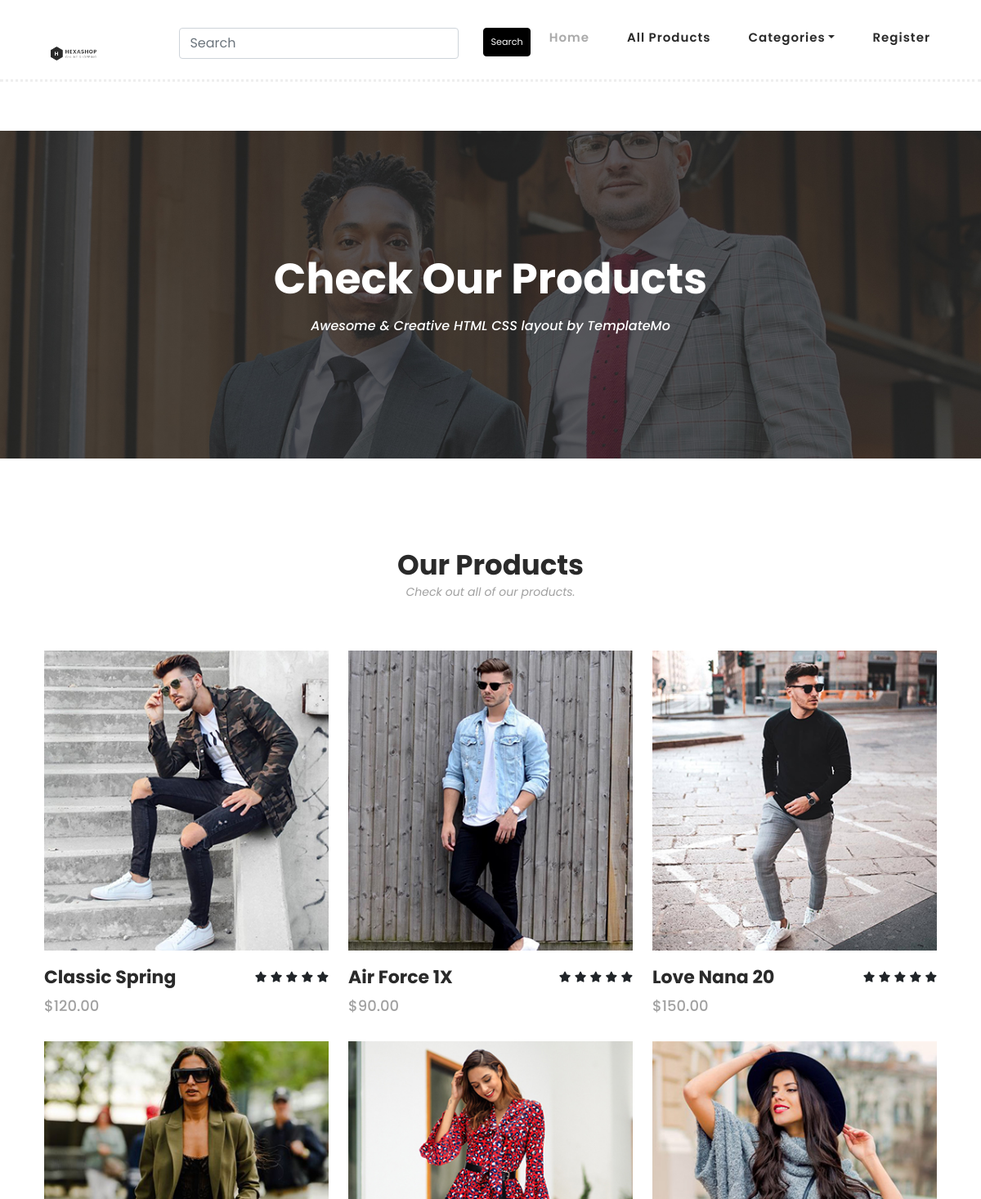
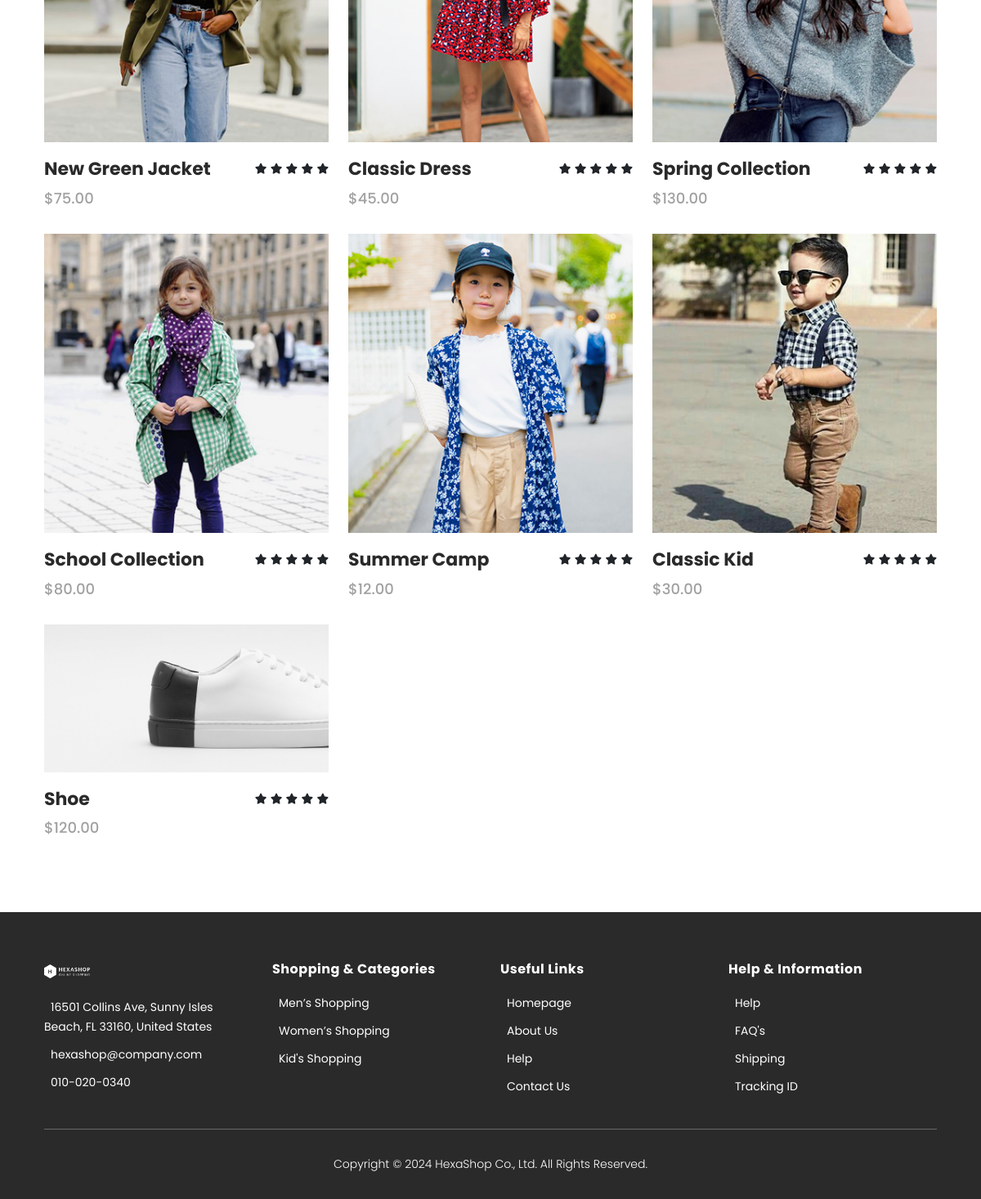
The app's page /Products/ with its own data (2 pictures, top to bottom).
### ecommerce/models.py (models this page shows, shortened)
class Product(models.Model):
    name=models.CharField(max_length=20)
    desc=models.TextField()
    image=models.ImageField(upload_to="images/product",null=True,blank=True)
    image1=models.ImageField(upload_to="images/product",null=True,blank=True)
    price=models.DecimalField(max_digits=10,decimal_places=2)
    category=models.ForeignKey(Category,on_delete=models.CASCADE)
    stock=models.IntegerField()
    available=models.BooleanField(default=True)
    created=models.DateTimeField(auto_now_add=True)
    updated=models.DateTimeField(auto_now=True)

### ecommerce/views.py (the view)
# urls.py: path('Products/',views.products,name="products",),
def products(request):
    prdts=Product.objects.all()
    context={'prdts':prdts
             }
    return render(request,'products.html',context)

### cart/context_processors.py (called while the page is built)
def total(request):
    item_count=0
    u=request.user
    try:
        cart=Cart.objects.filter(user=u)
        for i in cart:
            item_count+=i.quantity
    except:
        item_count=0
    return {'count':item_count}

### ecommerce/context_processors.py (called while the page is built)
def menu_links(request):
    c=Category.objects.all()
    return{'links':c}

### templates/products.html (shortened to what this page needs)
{%extends 'base.html'%}
{%load static%}
{%block content%}
    <div class="page-heading" id="top">
        <div class="container">
            <div class="row">
                <div class="col-lg-12">
                    <div class="inner-content">
                        <h2>Check Our Products</h2>
                        <span>Awesome &amp; Creative HTML CSS layout by TemplateMo</span>
                    </div>
                </div>
            </div>
        </div>
    </div>
    <section class="section" id="products">
        <div class="container">
            <div class="row">
                <div class="col-lg-12">
                    <div class="section-heading">
                        <h2>Our Products</h2>
                        <span>Check out all of our products.</span>
                    </div>
                </div>
            </div>
        </div>
        <div class="container">
            <div class="row">
                {%for i in prdts%}
                <div class="col-lg-4">
                    <div class="item">
                        <div class="thumb">
                            <img src="{{i.image.url}}" alt="">
                        </div>
                        <div class="down-content">
                            <h4>{{i.name}}</h4>
                            <span>${{i.price}}</span>
                            <ul class="stars">
                                <li><i class="fa fa-star"></i></li>
                                <li><i class="fa fa-star"></i></li>
                                <li><i class="fa fa-star"></i></li>
                                <li><i class="fa fa-star"></i></li>
                                <li><i class="fa fa-star"></i></li>
                            </ul>
                        </div>
                    </div>
                </div>
                {%endfor%}
    </section>
    {%endblock%}

### static/css/shop.css (style rules this page uses)
html, body, div, span, applet, object, iframe, h1, h2, h3, h4, h5, h6, p, blockquote, div pre, a, abbr, acronym, address, big, cite, code, del, dfn, em, font, img, ins, kbd, q, s, samp, small, strike, strong, sub, sup, tt, var, b, u, i, center, dl, dt, dd, ol, ul, li, figure, header, nav, section, article, aside, footer, figcaption { margin: 0; padding: 0; border: 0; outline: 0; }
ul, li { padding: 0; margin: 0; list-style: none; }
header, nav, section, article, aside, footer, hgroup { display: block; }
* { box-sizing: border-box; }
html, body { font-family: 'Poppins', sans-serif; font-weight: 400; background-color: #fff; font-size: 16px; -ms-text-size-adjust: 100%; -webkit-font-smoothing: antialiased; -moz-osx-font-smoothing: grayscale; }
h1, h2, h3, h4, h5, h6 { margin-top: 0px; margin-bottom: 0px; }
ul { margin-bottom: 0px; }
html, body { background: #fff; font-family: 'Poppins', sans-serif; }
.section-heading h2 { font-size: 34px; font-weight: 700; color: #2a2a2a; }
.section-heading span { font-size: 14px; color: #a1a1a1; font-style: italic; font-weight: 400; }
.page-heading { margin-top: 160px; margin-bottom: 30px; background-image: url(../images/products-page-heading.jpg); background-position: center center; background-size: cover; background-repeat: no-repeat; }
.page-heading .inner-content { padding: 150px 0px; text-align: center; }
.page-heading .inner-content h2 { font-size: 52px; color: #fff; font-weight: 700; margin-bottom: 15px; }
.page-heading .inner-content span { font-size: 16px; font-weight: 500; color: #fff; font-style: italic; }
#products .section-heading { text-align: center; margin-bottom: 60px; margin-top: 80px; }
#products .item { margin-bottom: 30px; }
#products .item .thumb img { width: 100%; overflow: hidden; }
#products .item .down-content { padding-top: 20px; position: relative; z-index: 3; background-color: #fff; }
#products .item .down-content h4 { font-size: 22px; color: #2a2a2a; font-weight: 700; margin-bottom: 8px; }
#products .item .down-content span { font-size: 18px; color: #a1a1a1; font-weight: 500; display: block; }
#products .item .down-content ul.stars { position: absolute; right: 0; top: 20px; }
#products .item .down-content ul.stars li { display: inline; font-size: 13px; }
#products .item .thumb { position: relative; }

### static/css/cartview.css (style rules this page uses)
.row { margin: 0; }
img { width: 3.5rem; }

### records on screen
Product: image (picture), name "Classic Spring", price "120.00"
Product: image (picture), name "Air Force 1X", price "90.00"
Product: image (picture), name "Love Nana 20", price "150.00"
Product: image (picture), name "New Green Jacket", price "75.00"
Product: image (picture), name "Classic Dress", price "45.00"
Product: image (picture), name "Spring Collection", price "130.00"
Product: image (picture), name "School Collection", price "80.00"
Product: image (picture), name "Summer Camp", price "12.00"
Product: image (picture), name "Classic Kid", price "30.00"
Product: image (picture), name "Shoe", price "120.00"
